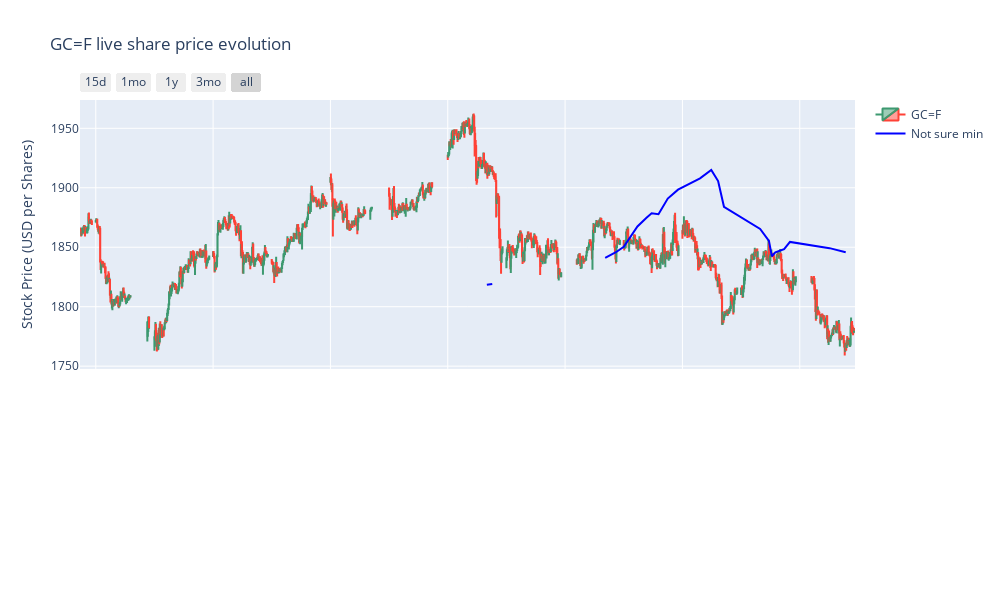

This figure's notebook cell:
### Code cell
MacdPlotly(0)

### Figure 1 — Plotly figure (JSON) as saved in the notebook; plotly's stock layout.template omitted (floating-point values rounded to 4 significant figures; data arrays with more than 128 entries replaced by an {"elided": "..."} marker saying what was removed)
{"data": [{"close": {"elided": "1381 float values"}, "high": {"elided": "1381 float values"}, "low": {"elided": "1381 float values"}, "name": "GC=F ", "open": {"elided": "1381 float values"}, "type": "candlestick", "x": {"elided": "1381 str values"}, "xaxis": "x", "yaxis": "y"}, {"line": {"color": "Blue", "width": 2}, "name": "Not sure min", "type": "scatter", "x": ["2021-01-07T08:00:00-05:00", "2021-01-07T19:00:00-05:00", "2021-01-10T22:00:00-05:00", "2021-01-14T02:00:00-05:00", "2021-01-17T18:00:00-05:00", "2021-01-21T10:00:00-05:00", "2021-01-22T08:00:00-05:00", "2021-01-25T00:00:00-05:00", "2021-01-25T14:00:00-05:00", "2021-01-26T04:00:00-05:00", "2021-01-26T22:00:00-05:00", "2021-01-27T09:00:00-05:00", "2021-01-27T23:00:00-05:00", "2021-01-28T18:00:00-05:00", "2021-01-29T15:00:00-05:00", "2021-02-02T12:00:00-05:00", "2021-02-03T11:00:00-05:00", "2021-02-04T01:00:00-05:00", "2021-02-04T13:00:00-05:00", "2021-02-09T15:00:00-05:00", "2021-02-10T09:00:00-05:00", "2021-02-10T15:00:00-05:00", "2021-02-10T22:00:00-05:00", "2021-02-11T16:00:00-05:00", "2021-02-12T04:00:00-05:00", "2021-02-16T18:00:00-05:00", "2021-02-17T13:00:00-05:00", "2021-02-18T22:00:00-05:00"], "xaxis": "x", "y": [1818.0, 1819.0, 1832.0, 1843.0, 1843.0, 1841.0, 1846.0, 1850.0, 1859.0, 1867.0, 1875.0, 1879.0, 1878.0, 1891.0, 1898.0, 1908.0, 1915.0, 1906.0, 1884.0, 1865.0, 1855.0, 1842.0, 1846.0, 1848.0, 1854.0, 1851.0, 1849.0, 1846.0, 1843.0, 1843.0, 1841.0, 1840.0, 1837.0, 1827.0, 1824.0, 1826.0, 1827.0, 1830.0, 1837.0, 1833.0, 1823.0, 1809.0, 1795.0], "yaxis": "y"}], "layout": {"height": 600, "hovermode": "x unified", "title": {"text": "GC=F live share price evolution"}, "width": 1000, "xaxis": {"anchor": "y", "domain": [0, 1], "matches": "x2", "rangebreaks": [{"bounds": ["sat", "mon"]}], "rangeselector": {"buttons": [{"count": 15, "label": "15d", "step": "day", "stepmode": "backward"}, {"count": 1, "label": "1mo", "step": "month", "stepmode": "backward"}, {"count": 1, "label": "1y", "step": "year", "stepmode": "todate"}, {"count": 3, "label": "3mo", "step": "month", "stepmode": "backward"}, {"step": "all"}]}, "rangeslider": {"visible": false}, "showticklabels": false}, "xaxis2": {"anchor": "y2", "domain": [0, 1], "rangebreaks": [{"bounds": ["sat", "mon"]}], "rangeselector": {"buttons": [{"count": 15, "label": "15d", "step": "day", "stepmode": "backward"}, {"count": 1, "label": "1mo", "step": "month", "stepmode": "backward"}, {"count": 1, "label": "1y", "step": "year", "stepmode": "todate"}, {"count": 3, "label": "3mo", "step": "month", "stepmode": "backward"}, {"step": "all"}]}, "rangeslider": {"visible": false}}, "yaxis": {"anchor": "x", "domain": [0.3598, 1], "title": {"text": "Stock Price (USD per Shares)"}}, "yaxis2": {"anchor": "x2", "domain": [0, 0.3448]}}}
